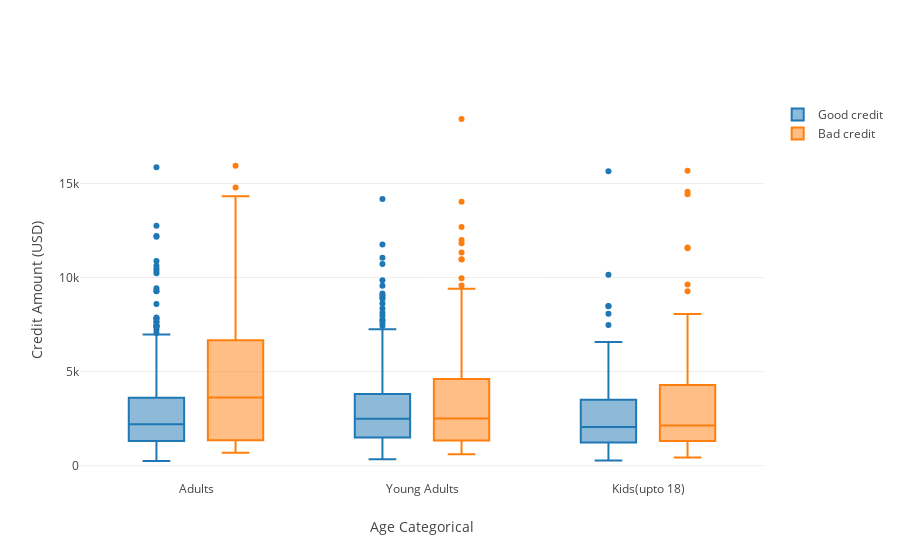

Notebook code for this chart:
### Markdown cell above
The following distribution tells us how the credit amout required grows with the age

### Code cell
trace0 = go.Box(
    y=df_good["Credit amount"],x=df_good["Age_cat"],name='Good credit')

trace1 = go.Box(y=df_bad['Credit amount'],x=df_bad['Age_cat'],name='Bad credit')
    
data = [trace0, trace1]

layout = go.Layout(yaxis=dict(title='Credit Amount (USD)',zeroline=False),xaxis=dict(title='Age Categorical'),
    boxmode='group')

fig = go.Figure(data=data, layout=layout)

py.iplot(fig, filename='box-age-cat')

### Figure 1 — Plotly figure (JSON) as saved in the notebook; plotly's stock layout.template omitted (floating-point values rounded to 4 significant figures; data arrays with more than 128 entries replaced by an {"elided": "..."} marker saying what was removed)
{"data": [{"name": "Good credit", "type": "box", "uid": "607e427c-b482-40ba-a725-9cad41e805cc", "x": {"elided": "700 str values"}, "y": {"elided": "700 int values"}}, {"name": "Bad credit", "type": "box", "uid": "7ffe145a-b2b7-4359-887f-b5875e3601d1", "x": {"elided": "300 str values"}, "y": {"elided": "300 int values"}}], "layout": {"boxmode": "group", "xaxis": {"title": {"text": "Age Categorical"}}, "yaxis": {"title": {"text": "Credit Amount (USD)"}, "zeroline": false}}}
